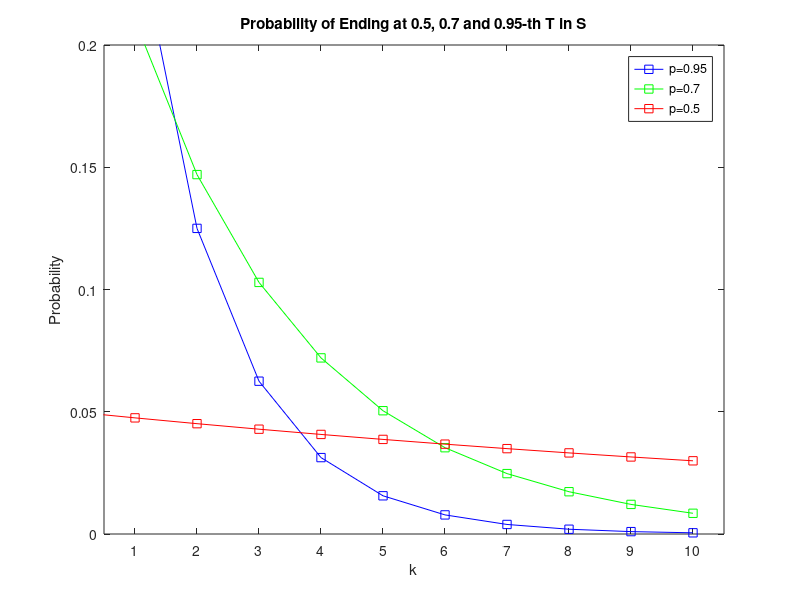
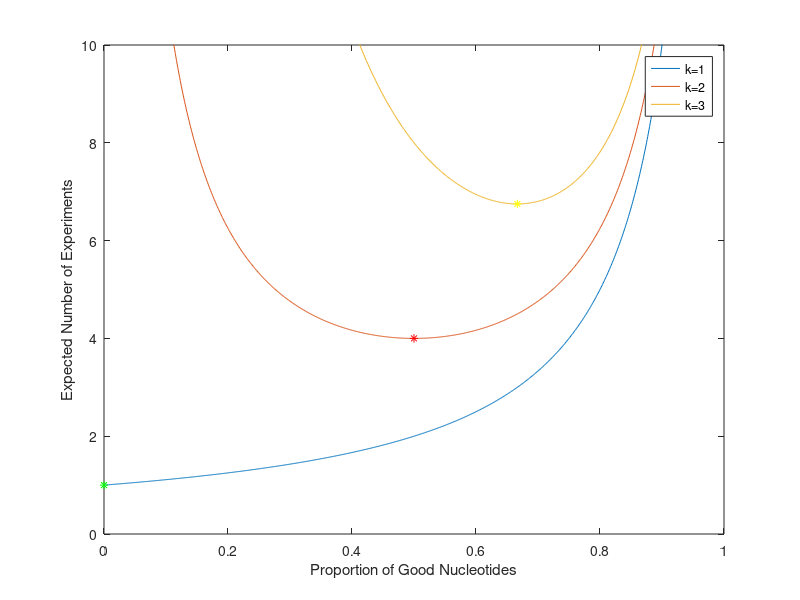

Write the MATLAB code that produced these figures, in order. (Note: this script raises an error after producing the figures.)
% Name: 
% Student ID: 

% Lab 3: Sanger Sequencing 
% Due: Friday, October 25, 2024 at 9:00 AM
% BIM 105, Spring 2024
% University of California, Davis

%% Instructions: Enter your answers below each corresponding question header.
% Your code should produce the necessary outputs and/or plots, depending
% on what each question requests. Wordy answers or explanations can be
% entered as comments using the '%' symbol or output directly to the 
% Command Window.


% Q1:
figure; 
k = 0:10;
pdf_95 = geopdf(k, 1-0.95);
pdf_70 = geopdf(k, 1-0.7);
pdf_50 = geopdf(k, 1-0.5);

plot(k, pdf_50, '-bs');
hold on; 
plot(k, pdf_70, '-gs');
plot(k, pdf_95, '-rs');

ylim([0, 0.2]);
ylabel('Probability');
xlim([0.5 10.5]);
xticks(1:10);
xlabel('k');
legend('p=0.95','p=0.7','p=0.5');
title('Probability of Ending at 0.5, 0.7 and 0.95-th T in S');
questions.q1 = "Answer."; 

% Q2:
questions.q2 = "Answer.";

% Q3:
questions.q3 = "Answer.";

% Q4:
figure; 
p = 0:0.001:1;
n_exp_1 = 1./geopdf(0, 1-p);
n_exp_2 = 1./geopdf(1, 1-p);
n_exp_3 = 1./geopdf(2, 1-p);

plot(p, n_exp_1);
hold on; 
plot(p, n_exp_2)
plot(p, n_exp_3)
xlim([0 1])
xlabel('Proportion of Good Nucleotides')
ylabel('Expected Number of Experiments')
ylim([0 10])
legend('k=1','k=2','k=3')

questions.q4 = "See graph.";
    

% Q5:
questions.q5 = "Answer."; 

% Q6:
p = 0:0.001:1;
p_opt_1 = (1-1)/1;
p_opt_2 = (2-1)/2;
p_opt_3 = (3-1)/3;

n_exp_1 = 1./geopdf(0, 1-p_opt_1);
hold on; 
n_exp_2 = 1./geopdf(1, 1-p_opt_2);
n_exp_3 = 1./geopdf(2, 1-p_opt_3);

plot(p_opt_1,n_exp_1,'*g')
hold on; 
plot(p_opt_2, n_exp_2,'*r')
plot(p_opt_3, n_exp_3,'*y')

xlim([0 1])
xlabel('Proportion of Good Nucleotides')
ylabel('Expected Number of Experiments')
ylim([0 10])
legend('k=1','k=2','k=3')

questions.q6 = "Answer.";

% Q7:
figure;
p = 0.5;
Nk = 30;
N_experiments = 100;
outcomes = NaN(N_experiments, 1);
for i = 1:N_experiments
outcomes(i) = min([geornd(1-p)+1, Nk+1]);
end
display(outcomes)

figure;
p = 0.8;
Nk = 30;
N_experiments = 10000;
outcomes = NaN(N_experiments, 1);
for i = 1:N_experiments
outcomes(i) = min([geornd(1-p)+1, Nk+1]);
end
histogram(outcomes)

figure;
p = 0.9;
Nk = 30;
N_experiments = 10000;
outcomes = NaN(N_experiments, 1);
for i = 1:N_experiments
outcomes(i) = min([geornd(1-p)+1, Nk+1]);
end
histogram(outcomes)

questions.q7 = "Answer.";

% Q8:
figure;
p = 0.8;
Nk = 30;
N_experiments = 10000;
outcomes = NaN(N_experiments, 1);
for i = 1:N_experiments
outcomes(i) = min([geornd(1-p)+1, Nk+1]);
end
histogram(outcomes)

figure;
p = 0.9;
Nk = 30;
N_experiments = 10000;
outcomes = NaN(N_experiments, 1);
for i = 1:N_experiments
outcomes(i) = min([geornd(1-p)+1, Nk+1]);
end
histogram(outcomes)

Nk = 30;
p = (Nk-1)/Nk;
N_experiments = 10000;
outcomes = NaN(N_experiments, 1);
for i = 1:N_experiments
outcomes(i) = min([geornd(1-p)+1, Nk+1]);
end
histogram(outcomes)
xlabel('fragments length')
ylabel ('counts')

questions.q8 = "Answer.";

% Q9:
figure;
Nk = 30;  % Length of the DNA sequence
p = (Nk-1)/Nk;  % Proportion of good nucleotides
N_experiments = 10000;
outcomes = NaN(N_experiments, 1);
for i = 1:N_experiments
outcomes(i) = min([geornd(1-p)+1, Nk+1]);
end
histogram(outcomes)
hold on 

plot([0,32],[100,100],'--r')
xlabel('fragments length')
ylabel ('counts')
questions.q9 = "Answer.";
disp(questions);
